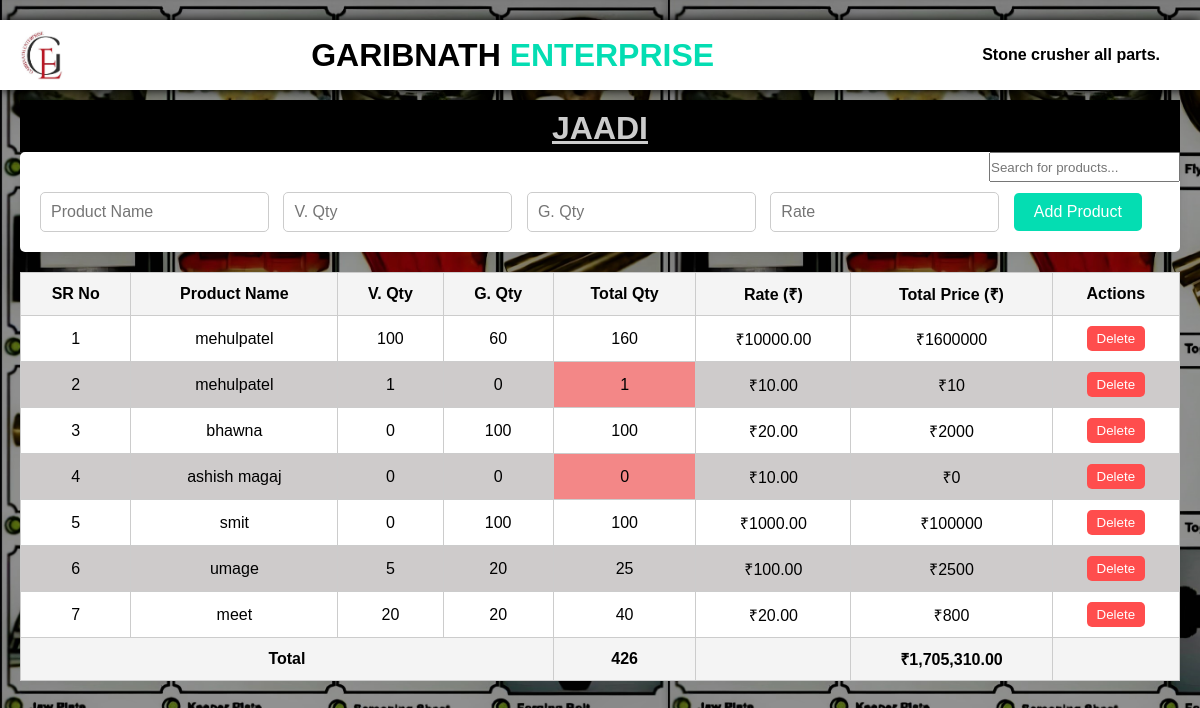
The app's page /JAADI/jaadi.php with its own data.
### tables this page shows
CREATE TABLE `jaadi` (
  `id` int(11) NOT NULL,
  `name` varchar(255) NOT NULL,
  `v_qty` int(11) NOT NULL,
  `g_qty` int(11) NOT NULL,
  `rate` decimal(10,2) NOT NULL
);

### JAADI/jaadi.php (the view, shortened to what this page needs)
<?php include 'garibnath_db.php'; ?>
<!DOCTYPE html>
<html lang="en">
<head>
    <link rel="stylesheet" href="styles.css">
    </head>
<body>
    <nav class="nav-container">
        <img class="logo" src="../image/garibnath.jpg" alt="error">
        <div class="header">
            <h1 class="header-item">GARIBNATH <span style="color: #04ddb2;">ENTERPRISE</span></h1>
        </div>
        <h3 class="download-btn">Stone crusher all parts.</h3>
    </nav>
    <h2 class="product-header centered"style="background-color:black;">JAADI</h2>
    <input class="search" type="text" id="searchBar" placeholder="Search for products..." onkeyup="filterTable()">
    <form id="addForm" method="POST" action="add.php">
        <input type="text" name="name" placeholder="Product Name" required>
        <input type="number" name="v_qty" placeholder="V. Qty" required>
        <input type="number" name="g_qty" placeholder="G. Qty" required>
        <input type="number" name="rate" placeholder="Rate" step="0.01" required>
        <button type="submit">Add Product</button>
    </form>
    <table id="garibnathTable">
        <thead>
            <tr>
                <th>SR No</th>
                <th>Product Name</th>
                <th>V. Qty</th>
                <th>G. Qty</th>
                <th>Total Qty</th>
                <th>Rate (₹)</th>
                <th>Total Price (₹)</th>
                <th>Actions</th>
            </tr>
        </thead>
        <tbody>
            <?php
            $sql = "SELECT * FROM jaadi";
            $result = $conn->query($sql);
            $total_qty = 0;
            $total_price = 0;
            $sr_no = 1;
            if ($result->num_rows > 0) {
                while($row = $result->fetch_assoc()) {
                    $total_qty_product = $row['v_qty'] + $row['g_qty'];
                    $total_price_product = $total_qty_product * $row['rate'];
                    $total_qty += $total_qty_product;
                    $total_price += $total_price_product;
                    $qty_class = $total_qty_product < 5 ? 'low-quantity' : '';
                    echo "<tr data-id='{$row['id']}'>
                            <td>{$sr_no}</td>
                            <td class='editable' data-field='name'>{$row['name']}</td>
                            <td class='editable' data-field='v_qty'>{$row['v_qty']}</td>
                            <td class='editable' data-field='g_qty'>{$row['g_qty']}</td>
                            <td class='{$qty_class}'>{$total_qty_product}</td>
                            <td class='editable' data-field='rate'>₹{$row['rate']}</td>
                            <td>₹{$total_price_product}</td>
                            <td>
                                <button class='delete-btn'>Delete</button>
                            </td>
                          </tr>";
                    $sr_no++;
                }
            } else {
                echo "<tr><td colspan='8'>No records found</td></tr>";
            }
            ?>
        </tbody>
        <tfoot>
            <tr>
                <th colspan="4">Total</th>
                <th class="<?php echo $total_qty < 5 ? 'low-quantity' : ''; ?>"><?php echo $total_qty; ?></th>
                <th></th>
                <th>₹<?php echo number_format($total_price, 2); ?></th>
                <th></th>
            </tr>
        </tfoot>
    </table>
</body>
</html>

### JAADI/styles.css (style rules this page uses)
* { margin: 0; padding: 0; box-sizing: border-box; }
body { font-family: Arial, sans-serif; background-image: url(../image/backgroundimage.jpg); padding: 20px; background-size:contain; }
.nav-container { display: flex; align-items: center; position: fixed; width: 100%; justify-content: space-between; background-color: #fff; color: black; box-shadow: 0 0 10px black ; padding: 10px 20px; margin-bottom: 20px; margin-left: -20px; }
.search { padding-right: 10px; height: 30px; float: right; clear: left; }
.logo { height: 50px; }
.header { flex-grow: 1; text-align: center; }
.header-item { font-size: 24px; font-size: xx-large; }
.download-btn { background-color: #fff; color: black; border: none; padding: 10px 20px; font-size: 16px; }
.centered { text-align: center; text-decoration: underline; margin-top: 80px; padding-top: 10px; padding-bottom: 5px; font-weight: 700; font-size: xx-large; color: #ccc; }
.low-quantity { color: black; background-color: #f38787; }
form { background-color: white; padding: 20px; padding-top: 40px; border-radius: 5px; margin-bottom: 20px; box-shadow: 0 0 10px rgba(0, 0, 0, 0.1); }
form input { margin-right: 10px; padding: 10px; border: 1px solid #ccc; border-radius: 5px; font-size: 16px; }
form button { background-color: #04ddb2; color: white; border: none; padding: 10px 20px; cursor: pointer; font-size: 16px; border-radius: 5px; }
table { width: 100%; border-collapse: collapse; margin-bottom: 20px; }
table th, table td { border: 1px solid #ccc; padding: 10px; text-align: center; }
table th { background-color: #f4f4f4; }
table tr { background-color: #fff; }
table tr:nth-child(even) { background-color: #cecbcb; }
table .editable { cursor: pointer; }
table .delete-btn { background-color: #ff4d4d; color: white; border: none; padding: 5px 10px; cursor: pointer; border-radius: 5px; }

### records on screen
jaadi: name "mehulpatel", v_qty "100", g_qty "60", total_qty_product "160", rate "10000.00", total_price_product "1600000"
jaadi: name "mehulpatel", v_qty "1", g_qty "0", rate "10.00", total_price_product "10"
jaadi: name "bhawna", v_qty "0", g_qty "100", rate "20.00", total_price_product "2000"
jaadi: name "ashish magaj", v_qty "0", g_qty "0", rate "10.00"
jaadi: name "smit", v_qty "0", g_qty "100", rate "1000.00", total_price_product "100000"
jaadi: name "umage", v_qty "5", g_qty "20", total_qty_product "25", rate "100.00", total_price_product "2500"
jaadi: name "meet", v_qty "20", g_qty "20", total_qty_product "40", rate "20.00", total_price_product "800"

### other values on screen
$total_qty "426"
$total_price "1,705,310.00"
